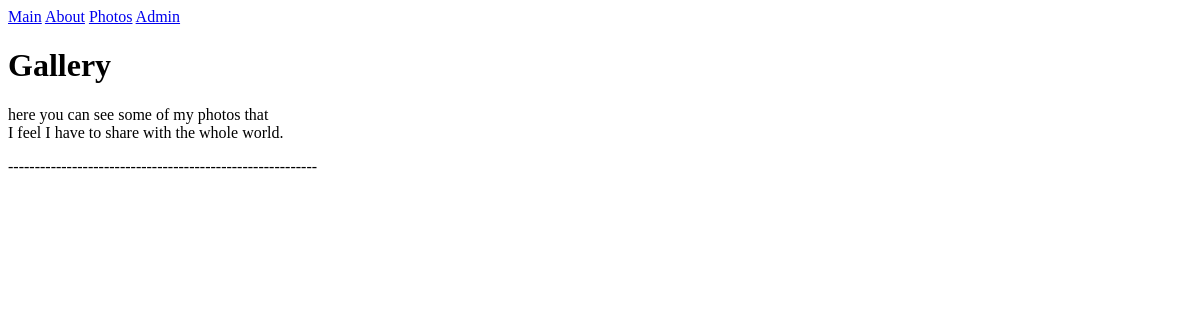
The page /photos on the database as committed earlier.
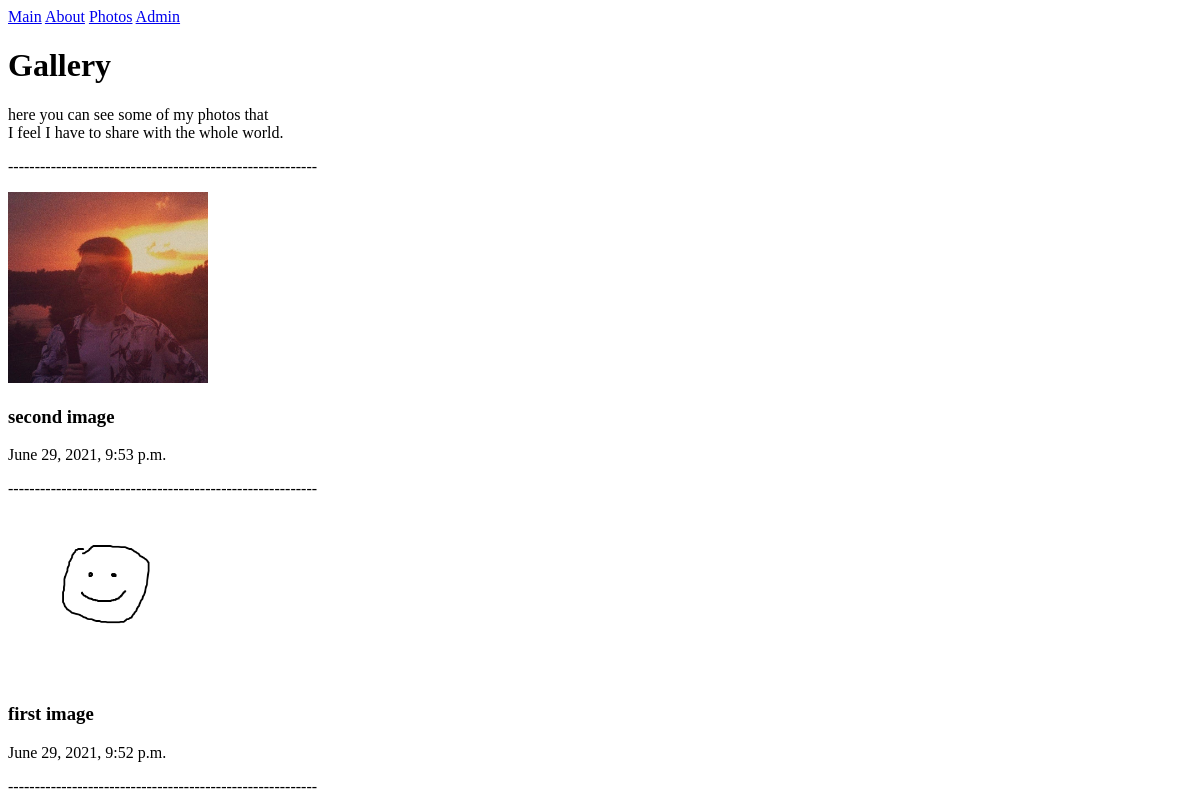
The same page on the database as committed later.
### journal_app/models.py (models this page shows, shortened)
class ImagePost(models.Model):
    image = models.ImageField(default='img/default.png', upload_to='img', blank=True, null=True)
    title = models.CharField('Title', max_length=50)
    date = models.DateTimeField(auto_now_add=True)

### journal_app/views.py (the view)
# urls.py: path('photos', views.photos, name='photos'),
def photos(request):
    elements = ImagePost.objects.order_by('-id')[:]
    return render(request, 'journal_app/photos.html', {'elements': elements})

### journal_app/templates/journal_app/photos.html (shortened to what this page needs)
<!doctype html>
<html lang="en-us">
<head>
</head>
<body>
    <nav>
        <a href="{% url 'main_page' %}">Main</a>
        <a href="{% url 'about' %}">About</a>
        <a href="{% url 'photos' %}">Photos</a>
        <a href="/admin">Admin</a>
    </nav>
    <h1>Gallery</h1>
    <p>
        here you can see some of my photos that<br>
        I feel I have to share with the whole world.<br>
    </p>
    <p>----------------------------------------------------------</p>
    {% for element in elements %}
    <p>
        <img class="card-image mr-3" src="{{ element.image.url }}" width="200">
    </p>
    <h3>{{ element.title }}</h3>
    <p>{{ element.date }}</p>
    <p>----------------------------------------------------------</p>
    {% endfor %}
</body>
</html>

Rows that differ between the two databases and show on the page:
added ImagePost: image (picture), title "second image", date "June 29, 2021, 9:53 p.m."
added ImagePost: image (picture), title "first image", date "June 29, 2021, 9:52 p.m."
